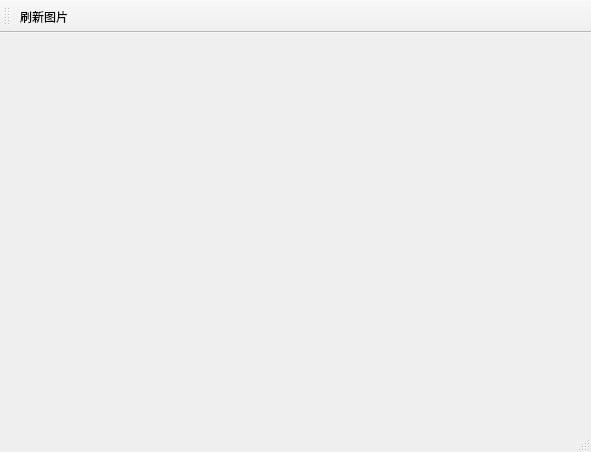
<?xml version="1.0" encoding="UTF-8"?>
<ui version="4.0">
 <class>GDPlannerDatabase</class>
 <widget class="QMainWindow" name="GDPlannerDatabase">
  <property name="geometry">
   <rect>
    <x>0</x>
    <y>0</y>
    <width>591</width>
    <height>452</height>
   </rect>
  </property>
  <property name="windowTitle">
   <string>MainWindow</string>
  </property>
  <widget class="QWidget" name="centralwidget"/>
  <widget class="QStatusBar" name="statusbar"/>
  <widget class="QToolBar" name="toolBar">
   <property name="windowTitle">
    <string>toolBar</string>
   </property>
   <attribute name="toolBarArea">
    <enum>TopToolBarArea</enum>
   </attribute>
   <attribute name="toolBarBreak">
    <bool>false</bool>
   </attribute>
   <addaction name="actOpenPhoto"/>
  </widget>
  <action name="actOpenPhoto">
   <property name="text">
    <string>刷新图片</string>
   </property>
   <property name="menuRole">
    <enum>QAction::MenuRole::NoRole</enum>
   </property>
  </action>
 </widget>
 <resources/>
 <connections/>
</ui>
